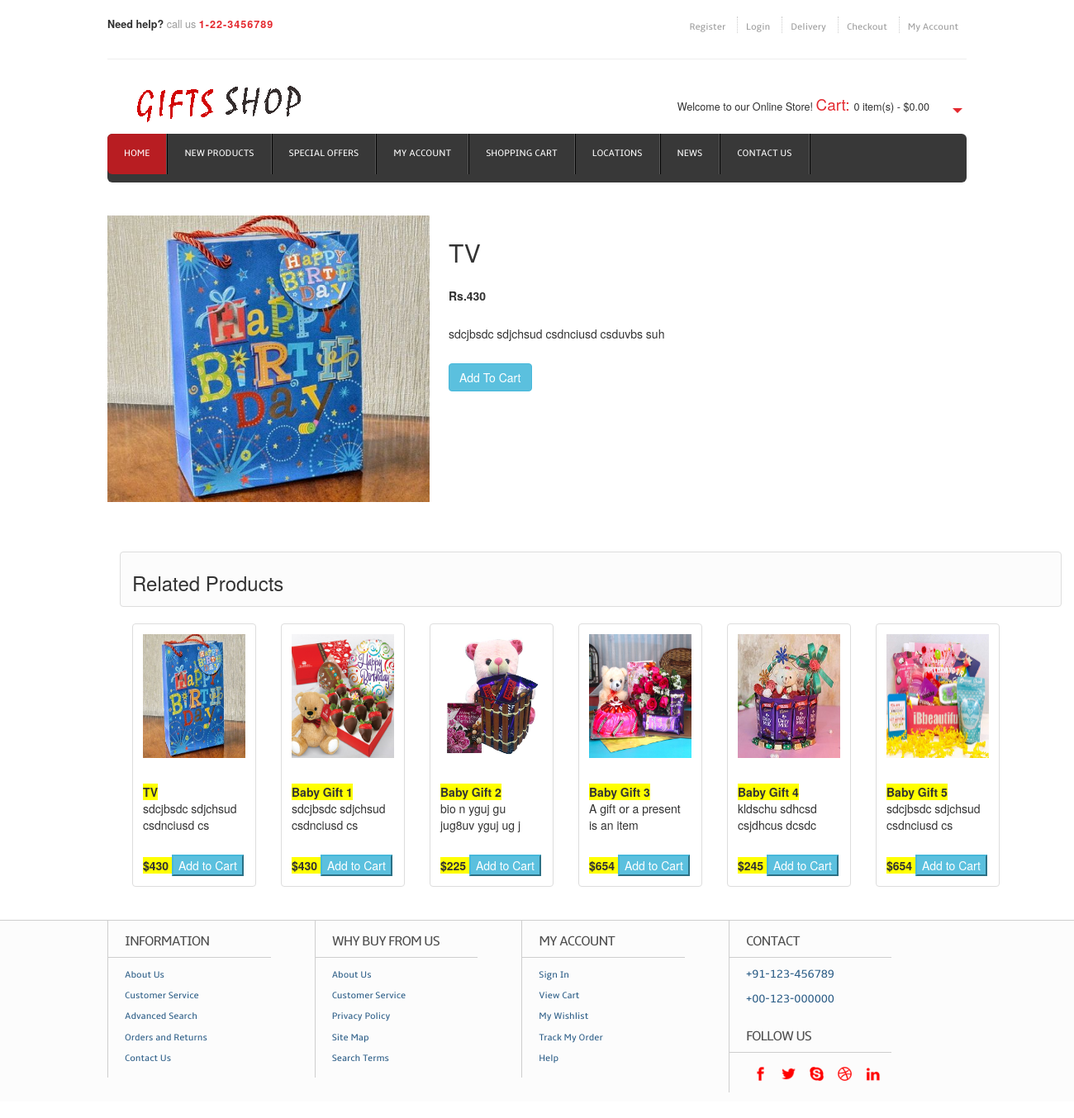
Screenshot of /viewproduct/1 with the database file from the repository.
### mycart/models.py (models this page shows, shortened)
class Product(models.Model):
	GIFT_CHOICES = [
    ('babygift','BABYGIFT'),
    ('birthdaygift', 'BIRTHDAYGIFT'),
    ('accentsgift','ACCENTSGIFT'),
    ('cristamgift','CRISTAMGIFT'),
    ('toysgift','TOYSGIFT'),
    ('valentinegift','VALENTINEGIFT'),
    ('artificialgift','ARTIFICIALGIFT'),
    ('giftforher','GIFTFORHER'),
    ('giftforhim','GIFTFORHIM'),
]
	product_name = models.CharField(max_length=100,null=True)
	desc = models.CharField(max_length=1000,null=True)
	category = models.CharField(max_length=100, choices=GIFT_CHOICES,default='babygift')
	subcategory = models.CharField(max_length=100,null=True)
	price = models.IntegerField(null=True)
	Image = models.ImageField(upload_to="shop/images",null=True)
	pub_date = models.DateField()

### mycart/views.py (the view)
# urls.py: path('viewproduct/<id>', views.viewproduct,name='viewproduct'),
def viewproduct(request,id):
	car=Cart.objects.all()
	cart=car.count()
	product=Product.objects.get(pk=id)
	pro=Product.objects.all()
	li=[]
	for i in pro:
		if i.category == product.category:
			li.append(i)
	if request.user.is_authenticated:
		user=request.user.username
		print(user)
	return render(request,'viewproduct.html',{'products':product,'pro':li,'li':cart})

### templates/viewproduct.html (shortened to what this page needs)
{% load static %}
<!DOCTYPE HTML>
<head>
<link href="{% static 'css/style.css' %}" rel="stylesheet" type="text/css" media="all"/>
<link href="{% static 'css/slider.css' %}" rel="stylesheet" type="text/css" media="all"/>
<link rel="stylesheet" href="https://maxcdn.bootstrapcdn.com/bootstrap/3.4.0/css/bootstrap.min.css">
	<link rel="stylesheet" href="https://cdnjs.cloudflare.com/ajax/libs/font-awesome/4.7.0/css/font-awesome.min.css">
</head>
<body>
  <div class="wrap">
	<div class="header">
		<div class="headertop_desc">
			<div class="call">
				 <p><span>Need help?</span> call us <span class="number">1-22-3456789</span></span></p>
			</div>
			<div class="account_desc">
				<ul>
					{% if user.is_authenticated %}
								<li><a style="font-size: 16px;font-style: bold; color:#B81D22;">Hey, {{user.username}}</a></li>
								{% if user.is_superuser %}
								<li><a href="{% url 'viewallproduct' %}">Admin Dashboard</a></li>
								{% endif %}
								<li><a href="{% url 'logout' %}">Logout</a></li>
								<li><a href="{% url 'logout' %}">Purchase History</a></li>
								{% else %}
									<li><a href="{% url 'register' %}">Register</a></li>
									<li><a href="{% url 'login' %}">Login</a></li>
								{% endif %}
					<li><a href="{% url 'delivery' %}">Delivery</a></li>
					<li><a href="{% url 'checkout' %}">Checkout</a></li>
					<li><a href="{% url 'myaccount' %}">My Account</a></li>
				</ul>
			</div>
		</div>
		<div class="header_top">
			<div class="logo">
				<a href="index.html"><img src="{% static 'images/logo2.png' %}" alt="" /></a>
			</div>
			  <div class="cart">
			  	   <p>Welcome to our Online Store! <span>Cart:</span><div id="dd" class="wrapper-dropdown-2"> 0 item(s) - $0.00
					</div></p>
			  </div>
	<div class="header_bottom">
	     	<div class="menu">
	     		<ul>
			    	<li class="active"><a href="/">Home</a></li>
			    	<li><a href="{% url 'newproducts' %}">New Products</a></li>
			    	<li><a href="{% url 'specialoffer' %}">Special Offers</a></li>
			    	<li><a href="{% url 'myaccount' %}">My Account</a></li>
			    	<li><a href="{% url 'shoppingcart' %}">Shopping Cart</a></li>
			    	<li><a href="{% url 'location' %}">Locations</a></li>
			    	<li><a href="{% url 'news' %}">News</a></li>
			    	<li><a href="{% url 'contact' %}">Contact Us</a></li>
     			</ul>
	     	</div>
	     </div>
		<div class="container">
			<div class="row my-4" style="background-color: white !important;">
				<div class="col-md-4">
					<div class="row">
						<a href="/media/{{products.Image}}"><img class="img" src="/media/{{products.Image}}"></a>
					</div>
				</div>
				<div class="col-md-8">
					<table>
					<tr>
						<td><h2>{{products.product_name}}</h2></td>
					</tr>
					<tr>
						<td><p><b>Rs.{{products.price}}</b></p></td>
					</tr>
					<tr>
						<td><p>{{products.desc}}</p></td>
					</tr>
					<tr>
						<td>
						<a href="{% url 'cart' products.id %}"><button class="btn btn-info my-4">Add To Cart</button></a>
						</td>
					</tr>
					</table>
			</div>
			</div>
		</div>
	</div>
<div class="container my-6">
	<div class="thumbnail" style="background-color:#FCFCFC"><h3 style="margin-left: 10px;">Related Products</h3></div>
	{% for i in pro %}
	{% if forloop.counter < 7 %}
			<div class="card col-md-6" style="width: 18rem;">
				<table class="thumbnail">
					<tr>
				  		<td>
				  			<a href="{% url 'viewproduct' i.id %}">
				  			<img class="card-img-top" src="/media/{{i.Image}}" alt="Card image cap" style="margin-bottom: 15px;max-width: 100%;height: 150px;">
				  			</td>
				  		</tr>
				  		<tr>
				  		<td>
				    		<strong style="background-color:yellow;">{{i.product_name}}</strong>
				    		<p class="card-text">{{i.desc|slice:"0:30"}}</p>
				  		</td>
				  	</tr>
				  	<tr>
				  		<td>
						    <strong style="background-color:yellow;">${{i.price}} </strong>
						    <button class="btn-info">Add to Cart</button>
				    	</td>
				  	</tr>
				  </table>
			</div>
	{% endif %}
	{% endfor %}
</div>
</div>
</div>
	    <div class="footer">
   	  <div class="wrap">
	     <div class="section group">
				<div class="col_1_of_4 span_1_of_4">
						<h4>Information</h4>
						<ul>
						<li><a href="about.html">About Us</a></li>
						<li><a href="contact.html">Customer Service</a></li>
						<li><a href="#">Advanced Search</a></li>
						<li><a href="delivery.html">Orders and Returns</a></li>
						<li><a href="contact.html">Contact Us</a></li>
						</ul>
					</div>
				<div class="col_1_of_4 span_1_of_4">
					<h4>Why buy from us</h4>
						<ul>
						<li><a href="about.html">About Us</a></li>
						<li><a href="contact.html">Customer Service</a></li>
						<li><a href="#">Privacy Policy</a></li>
						<li><a href="contact.html">Site Map</a></li>
						<li><a href="#">Search Terms</a></li>
						</ul>
				</div>
				<div class="col_1_of_4 span_1_of_4">
					<h4>My account</h4>
						<ul>
							<li><a href="contact.html">Sign In</a></li>
							<li><a href="index.html">View Cart</a></li>
							<li><a href="#">My Wishlist</a></li>
							<li><a href="#">Track My Order</a></li>
							<li><a href="contact.html">Help</a></li>
						</ul>
				</div>
				<div class="col_1_of_4 span_1_of_4">
					<h4>Contact</h4>
						<ul>
							<li><span>+91-123-456789</span></li>
							<li><span>+00-123-000000</span></li>
						</ul>
						<div class="social-icons">
							<h4>Follow Us</h4>
					   		  <ul>
							      <li><a href="#" target="_blank"><img src="{% static 'images/facebook.png' %}" alt="" /></a></li>
							      <li><a href="#" target="_blank"><img src="{% static 'images/twitter.png' %}" alt="" /></a></li>
							      <li><a href="#" target="_blank"><img src="{% static 'images/skype.png' %}" alt="" /> </a></li>
							      <li><a href="#" target="_blank"> <img src="{% static 'images/dribbble.png' %}" alt="" /></a></li>
							      <li><a href="#" target="_blank"> <img src="{% static 'images/linkedin.png' %}" alt="" /></a></li>
						     </ul>
   	 					</div>
				</div>
			</div>
        </div>
</body>
</html>

### static/css/style.css (style rules this page uses)
html,body,div,span,applet,object,iframe,h1,h2,h3,h4,h5,h6,p,blockquote,pre,a,abbr,acronym,address,big,cite,code,del,dfn,em,img,ins,kbd,q,s,samp,small,strike,strong,sub,sup,tt,var,b,u,i,dl,dt,dd,ol,nav ul,nav li,fieldset,form,label,legend,table,caption,tbody,tfoot,thead,tr,th,td,article,aside,canvas,details,embed,figure,figcaption,footer,header,hgroup,menu,nav,output,ruby,section,summary,time,mark,audio,video { margin:0;padding:0;border:0;font-size:100%;font:inherit;vertical-align:baseline; }
ol,ul { list-style:none;margin:0;padding:0; }
table { border-collapse:collapse;border-spacing:0; }
a { text-decoration:none; }
img { max-width:100%; }
body { font-family: Arial, Helvetica, sans-serif; background: #FFF; }
.wrap { width:80%; margin: 0 auto; }
.header { background: #FFF; }
.headertop_desc { padding:20px 0; border-bottom:1px solid #EEE; }
.call { float:left; }
.call p { font-size:0.9em; color:#9C9C9C; }
.call p span { color:#303030; font-size:1em; font-weight:bold; }
.call p span.number { color:#E4292F; font-size:1em; letter-spacing:1px; }
.account_desc { float:right; }
.account_desc li { display:inline; border-left:1px dotted #CCC; }
.account_desc li:first-child { border:none; }
.account_desc li a { font-size:0.823em; color:#9C9C9C; padding:0 10px; font-family: 'ambleregular'; }
.header_top { padding: 20px 0; }
.logo { float: left; }
.cart { float:right; position: relative; padding-right:40px; margin-top:20px; }
.cart p { font-size:0.9em; color:#303030; display:inline-block; }
.cart p span { font-size:1.5em; color:#E4292F; }
.wrapper-dropdown-2 { display:inline-block; margin: 0 auto; font-size:0.9em; color:#303030; padding:0px 5px; cursor: pointer; outline: none; }
.wrapper-dropdown-2:after { content: ""; width: 0; height: 0; position: absolute; right:5px; top: 50%; margin-top:0px; border-width: 6px 6px 0 6px; border-style: solid; border-color:#E4292F transparent; }
.header_bottom { background: #383838; border-radius: 6px; -webkit-border-radius: 6px; -moz-border-rfadius: 6px; -o-border-radius: 6px; }
.menu { float: left; }
.menu li { float:left; }
.menu li a { font-family: 'ambleregular'; font-size:0.823em; text-transform:uppercase; color: #fff; display:block; padding:16px 20px; border-right: 2px ridge #585858; -webkit-transition: all .9s; -moz-transition: all .9s; -o-transition: all .9s; -ms-transition: all .9s; transition: all .9s; }
.menu li a:hover,.menu li.active a { background:#B81D22; }
.menu li:first-child a { border-radius:6px 0 0 6px; -webkit-border-radius:6px 0 0 6px; -moz-border-rfadius:6px 0 0 6px; -o-border-radius:6px 0 0 6px; }
.footer { position: relative; background: #FCFCFC; border-top: 1px solid #CECECE; margin:20px auto; }
.section { clear: both; padding: 0px; margin: 0px; }
.group:before, .group:after { content: ""; display: table; }
.group:after { clear: both; }
.group { zoom: 1; }
.col_1_of_4 { display: block; float: left; margin:0% 0 1% 3.6%; }
.col_1_of_4:first-child { margin-left: 0; }
.span_1_of_4 { width: 20.5%; padding:1.5% 1.5% 0 0; border-left:1px solid #CECECE; }
.span_1_of_4 h4 { color:#4F4F4F; margin-bottom: .5em; font-size: 1.2em; line-height: 1.2; font-family: 'ambleregular'; font-weight: normal; margin-top: 0px; letter-spacing: -1px; text-transform: uppercase; border-bottom: 1px solid #CECECE; padding-bottom: 0.5em; padding-left:20px; }
.span_1_of_4 ul { padding-left:20px; }
.span_1_of_4 li a { font-size: 0.8125em; padding: 0.4em 0; color:#2A5C86; font-family: 'ambleregular'; display: block; }
.span_1_of_4 li span { font-size:1em; font-family: 'ambleregular'; color:#2A5C86; cursor:pointer; margin:10px 0; display:block; }
.social-icons { padding-top: 8%; }
.social-icons li { width: 30px; height: 30px; padding: 0px 0 0 5px; margin: 0; display: inline-block; cursor: pointer; }
.group:before, .group:after { content:""; display:table; }
.group:after { clear:both; }
.group { zoom:1; }

### templates/viewproduct.html (style rules this page uses)
td { padding: 8px; }
.container { margin-top:40px; }

### rows the page displays
Product: Image (picture), product_name "TV", price "430", desc "sdcjbsdc sdjchsud csdnciusd csduvbs suh", desc "sdcjbsdc sdjchsud csdnciusd cs"
Product: Image (picture), product_name "Baby Gift 1", desc "sdcjbsdc sdjchsud csdnciusd cs", price "430"
Product: Image (picture), product_name "Baby Gift 2", desc "bio n yguj gu jug8uv yguj ug j", price "225"
Product: Image (picture), product_name "Baby Gift 3", desc "A gift or a present is an item", price "654"
Product: Image (picture), product_name "Baby Gift 4", desc "kldschu sdhcsd csjdhcus dcsdc", price "245"
Product: Image (picture), product_name "Baby Gift 5", desc "sdcjbsdc sdjchsud csdnciusd cs", price "654"
